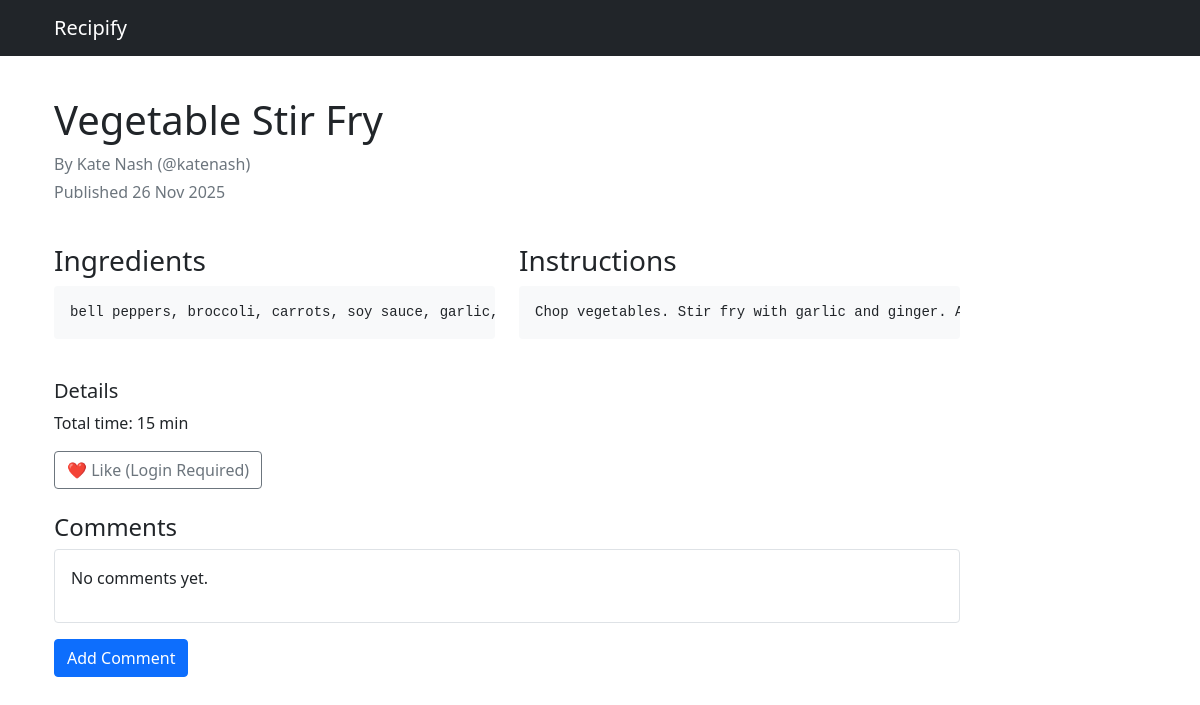
The page /recipes/2/ on the database its author committed.
### recipes/models/recipe.py (models this page shows, shortened)
class Recipe(models.Model):
    DIETARY_CHOICES = [
        ("vegan", "Vegan"),
        ("vegetarian", "Vegetarian"),
        ("gluten_free", "Gluten Free"),
        ("dairy_free", "Dairy Free"),
        ("nut_free", "Nut Free"),
        ("none", "No Restrictions"),
    ]
    author = models.ForeignKey(
        settings.AUTH_USER_MODEL,
        on_delete=models.CASCADE,
        related_name="recipes",
    )
    title = models.CharField(max_length=200)
    summary = models.CharField(max_length=255, blank=True)
    ingredients = models.TextField(help_text="List ingredients separated by commas")
    instructions = models.TextField()
    name = models.CharField(max_length=255)
    description = models.TextField()
    prep_time_minutes = models.PositiveIntegerField(blank=True, null=True)
    cook_time_minutes = models.PositiveIntegerField(blank=True, null=True)
    servings = models.PositiveSmallIntegerField(blank=True, null=True)
    is_published = models.BooleanField(default=True)
    cooking_time = models.PositiveIntegerField(
        help_text="Cooking time in minutes", default=0
    )
    difficulty = models.CharField(
        max_length=10,
        choices=[
            ("easy", "Easy"),
            ("medium", "Medium"),
            ("hard", "Hard"),
        ],
        default="easy",
    )
    date_posted = models.DateTimeField(auto_now_add=True)
    dietary_requirement = models.CharField(
        max_length=50, choices=DIETARY_CHOICES, default="none"
    )
    popularity = models.IntegerField(default=0)
    created_at = models.DateTimeField(default=timezone.now, editable=False)
    updated_at = models.DateTimeField(auto_now=True)
    class Meta:
        ordering = ["-created_at", "-date_posted"]
    @property
    def total_time_minutes(self) -> int:
        if self.cooking_time:
            return self.cooking_time
        prep = self.prep_time_minutes or 0
        cook = self.cook_time_minutes or 0
        return prep + cook
    likes = models.ManyToManyField(
        settings.AUTH_USER_MODEL,
        related_name="liked_recipes",
        through="Like",
        blank=True,
    )

### recipes/models/user.py (models this page shows, shortened)
class User(AbstractUser):
    username = models.CharField(
        max_length=30,
        unique=True,
        validators=[RegexValidator(
            regex=r'^@\w{3,}$',
            message='Username must consist of @ followed by at least three alphanumericals'
        )]
    )
    first_name = models.CharField(max_length=50, blank=False)
    last_name = models.CharField(max_length=50, blank=False)
    email = models.EmailField(unique=True, blank=False)
    class Meta:
        ordering = ['last_name', 'first_name']
    def full_name(self):
        return f'{self.first_name} {self.last_name}'

### recipes/views/recipe_views.py (the view)
# urls.py: path("recipes/<int:pk>/", RecipeDetailView.as_view(), name="recipe_detail"),
class RecipeDetailView(DetailView):
    model = Recipe
    template_name = "recipes/recipe_detail.html"
    context_object_name = "recipe"
    def get_context_data(self, **kwargs):
        context = super().get_context_data(**kwargs)
        recipe = self.object
        user = self.request.user
        if user.is_authenticated and recipe.author != user:
            context["is_following_author"] = Follow.objects.filter(
                follower=user,
                followed=recipe.author,
            ).exists()
        comments = Comment.objects.filter(recipe=recipe).select_related("user")
        context["comments"] = list(comments)
        context["comment_form"] = CommentForm()
        context["total_likes"] = recipe.likes.count()
        context["has_liked"] = (
            user.is_authenticated and recipe.likes.filter(pk=user.pk).exists()
        )
        return context

### recipes/templates/recipes/recipe_detail.html (shortened to what this page needs)
{% extends 'base_content.html' %}
{% block content %}
<div class="container py-4">
  <div class="row">
    <div class="col-lg-10">
      <div class="d-flex justify-content-between align-items-start flex-wrap gap-2">
        <div>
          <h1>{{ recipe.title }}</h1>
          <p class="text-muted mb-1">By {{ recipe.author.full_name }} ({{ recipe.author.username }})</p>
          <p class="text-muted">Published {{ recipe.created_at|date:"j M Y" }}</p>
        </div>
      </div>
      <div class="row mt-4">
        <div class="col-md-6">
          <h3>Ingredients</h3>
          <pre class="bg-light p-3 rounded">{{ recipe.ingredients }}</pre>
        </div>
        <div class="col-md-6">
          <h3>Instructions</h3>
          <pre class="bg-light p-3 rounded">{{ recipe.instructions }}</pre>
        </div>
      </div>
      <div class="mt-4">
        <h5>Details</h5>
        <ul class="list-unstyled">
          {% if recipe.total_time_minutes %}<li>Total time: {{ recipe.total_time_minutes }} min</li>{% endif %}
        </ul>
      </div>
      <div class="mt-3">
        <form method="post" action="{% url 'toggle_like' recipe.id %}" class="mt-2 mb-3">
          {% if user.is_authenticated %}
            {% if has_liked %}
              <button type="submit" class="btn btn-danger">
                💔 Unlike ({{ total_likes }})
              </button>
            {% else %}
              <button type="submit" class="btn btn-outline-danger">
                ❤️ Like ({{ total_likes }})
              </button>
            {% endif %}
          {% else %}
            <a href="{% url 'log_in' %}" class="btn btn-outline-secondary">
              ❤️ Like (Login Required)
            </a>
          {% endif %}
        </form>
      </div>
      <div class="mt-4">
        <h4>Comments</h4>
        <div style="max-height: 300px; overflow-y: auto;" class="border rounded p-3">
          {% for comment in comments %}
            <div class="border rounded p-2 mb-2">
              <strong>{{ comment.user.username }}</strong>
              <small class="text-muted ms-2">{{ comment.created_at|date:"F j, g:i a" }}</small>
              <p>{{ comment.text }}</p>
            </div>
          {% empty %}
            <p>No comments yet.</p>
          {% endfor %}
        </div>
        <button class="btn btn-primary mt-3" data-bs-toggle="modal" data-bs-target="#commentModal">
          Add Comment
        </button>
      </div>
    </div>
  </div>
</div>
{% endblock %}

### static/custom.css (style rules this page uses)
:root { --primary-color: #2c5530; --secondary-color: #4a7c59; --accent-color: #8fb996; --light-bg: #f8f9fa; --card-shadow: 0 4px 6px rgba(0, 0, 0, 0.1); --hover-shadow: 0 8px 15px rgba(0, 0, 0, 0.15); }

### rows shown on the page
Recipe: title "Vegetable Stir Fry", author.full_name "Kate Nash", author.username "@katenash", created_at "26 Nov 2025", ingredients "bell peppers, broccoli, carrots, soy sauce,…", instructions "Chop vegetables. Stir fry with garlic and ginger.…", total_time_minutes "15"
